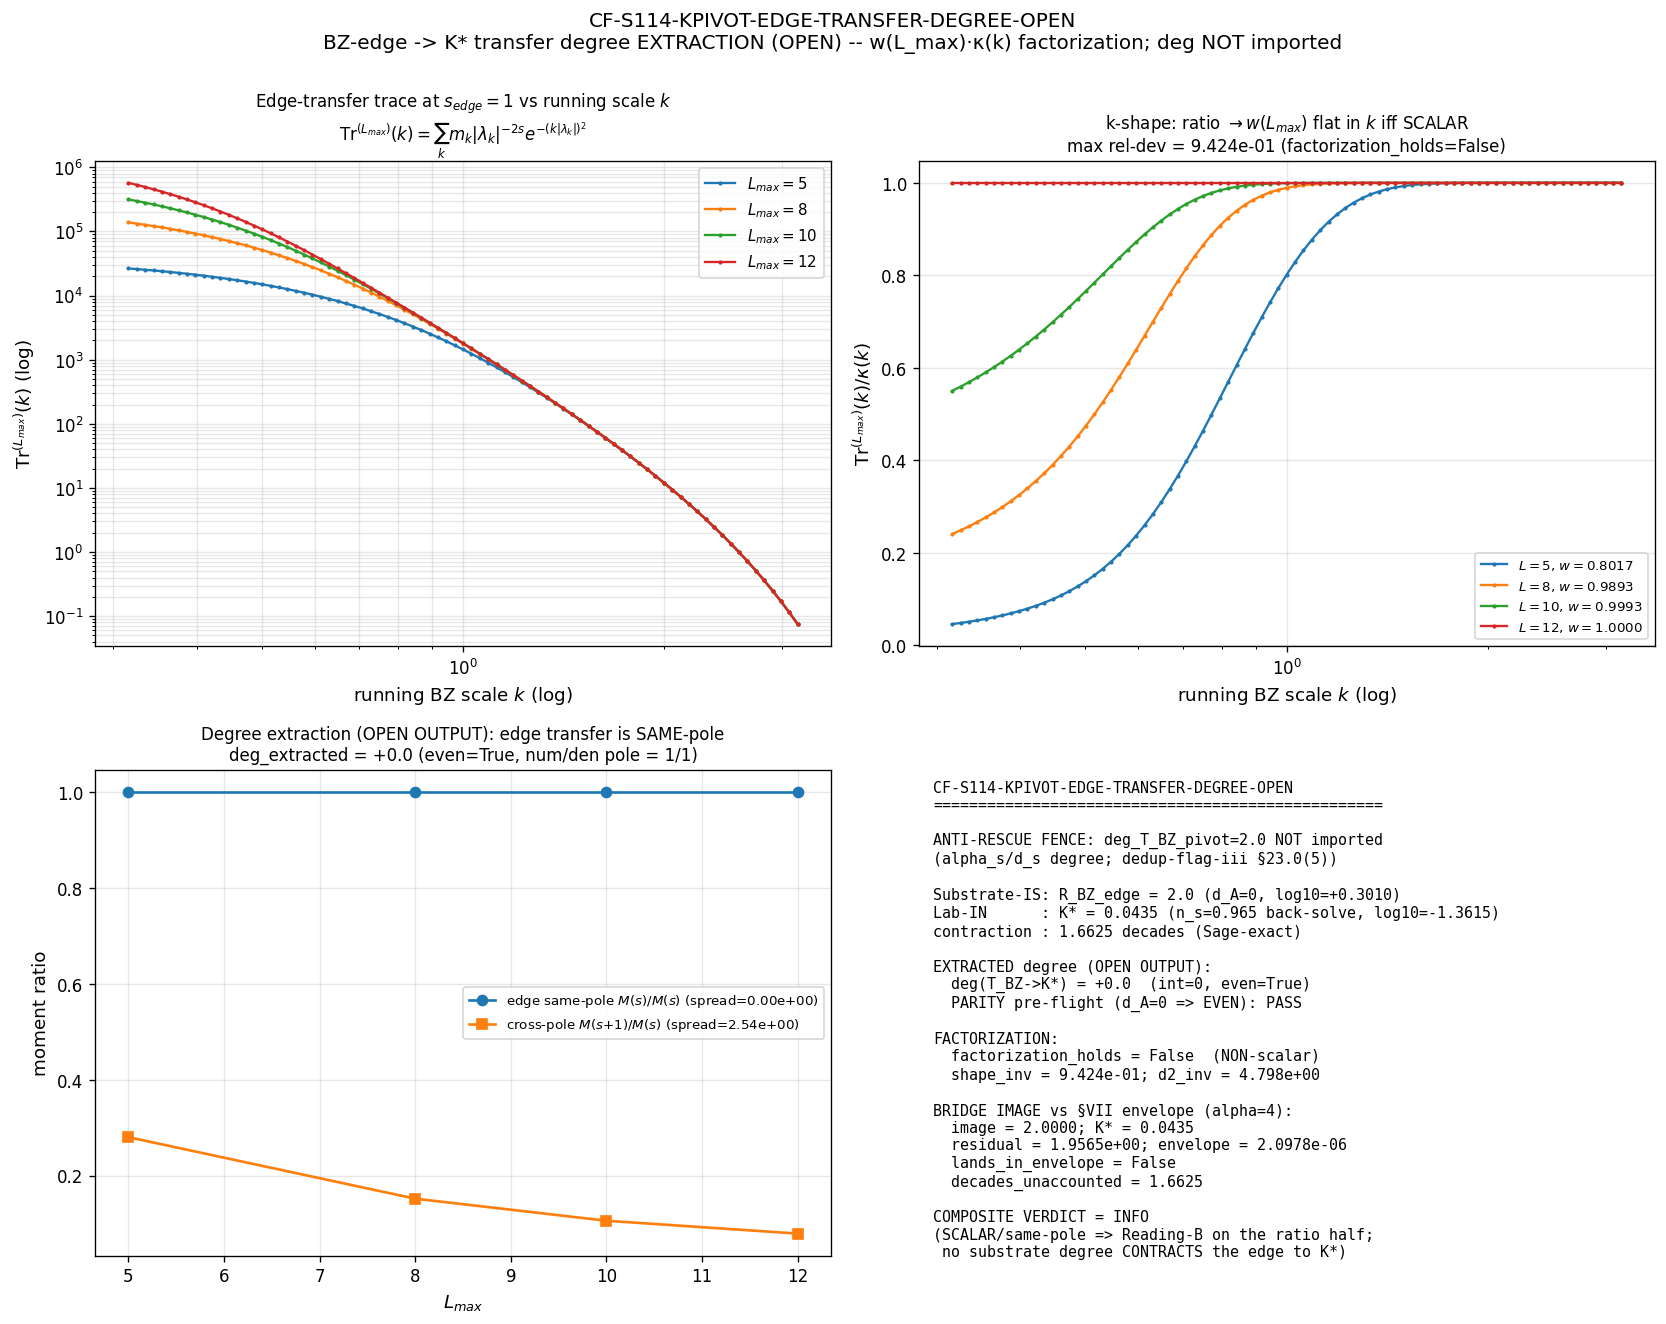

Generate this figure with Python:
#!/usr/bin/env python3
"""
s114_kpivot_edge_transfer_degree_open.py
========================================

CF-S114-KPIVOT-EDGE-TRANSFER-DEGREE-OPEN   ([SIGN])

Agent: baptista-spacetime-analyst.
Plan : sessions/session-plan/session-114-plan-w2.md §W2-1.

-------------------------------------------------------------------------------
GOVERNING STRUCTURE (structure-first; Baptista submersion / KK-fiber framing)
-------------------------------------------------------------------------------
The substrate IS the D_K eigenvalue tiling on the spectral triple
(A_K^{<=L}, H_K^{<=L}, D_K^{<=L}) at tau_fold.  The BZ tessellation EDGE
        R_BZ_edge := K_BZ / M_KK = 2.0          (d_A = 0, dimensionless)
is a property of that tiling (verdict ws-s113-1-kpivot §2 table; log10 = +0.3010).
The working CMB pivot
        K_star    := 0.0435 M_KK                (back-solved from Planck n_s=0.965;
                                                 "no physical mechanism" per atlas-04 C2)
is a laboratory-IN observable (a wavenumber the lab reads off a continuum k-axis;
log10 = -1.3615).  The transfer
        T_{BZ->K*}  maps  R_BZ_edge -> K*       (a 1.6625-decade contraction)
is the bridge object.  This gate EXTRACTS the homogeneity/transport degree
deg(T_{BZ->K*}) by a w(L_max)*kappa(k) factorization on the D_K spectral triple
(the SAME factorization route as S93-W7-1, but the degree is the OUTPUT).

-------------------------------------------------------------------------------
ANTI-RESCUE FENCE (load-bearing; FORBIDDEN-foreclosure)
-------------------------------------------------------------------------------
The value deg_T_BZ_pivot = 2.0 (the alpha_s / d_s morphism degree, canonical
S110-CF-CV6B-DS-M4, DERIVED ONCE on the M4 base) is NEVER imported as a target,
expected value, or hard-coded degree.  Importing it onto the structurally-distinct
tessellation scale-ratio is the W3->W4 dedup-flag-iii category error per
cross-pillar-bridge-corpus.md §23.0(5); hard-coding the expectation =+2 is
iterate-to-match / Class-6-adjacent ansatz-forced per v3-closure-recovery.md.
The s93_w7_1 script is read for METHOD ONLY; its deg value is not consumed.

-------------------------------------------------------------------------------
PARITY PRE-FLIGHT (REQUIRED per §23.0(5))
-------------------------------------------------------------------------------
R_BZ_edge is dimensionless (d_A = 0)  =>  the only admissible substrate-natural
degree is EVEN: every substrate-natural operation on (A_K, H_K, D_K) carries
degree -2*(integer dimension-spectrum pole difference) (single Wodzicki residue
-2s; same-class two-pole ratio -2(s-s'); HKR cohomology-class ratio 0), EVEN
*because* the d=8 dimension spectrum is integer (KO-dim=6 / metric-dim-8,
PERMANENT).  The odd M_KK^1 scale leg is parity-FORBIDDEN for a d_A=0 observable.
An ODD extracted degree is scale-leg contamination => parity-FAIL.

-------------------------------------------------------------------------------
THREE-OUTCOME ADJUDICATION (per plan §W2-1 operator + verdict §4.2 crux (ii))
-------------------------------------------------------------------------------
  PASS  iff  deg_extracted is EVEN
             AND  bridge_image(K*) within the §VII L^{-alpha} envelope at canonical L_max
             AND  factorization_holds == False  (NON-scalar transport)
  INFO  iff  even degree extracted BUT bridge image does NOT land within envelope
  FAIL  iff  deg_extracted is ODD/non-even  OR  no extractable tessellation degree
             OR  factorization_holds == True  (SCALAR -> trivial unit conversion
                 -> substrate=pivot -> contradicts the observed intermediate K*)

Substrate framing (phononic-framing.md §"IS Space"): direction preserved
D_K eigenvalues -> spectral-triple tiling -> bridge-map transport -> emergent
pivot read-off; NEVER inverted to "the pivot is fundamental and the edge derived".
"""

from __future__ import annotations

import os
os.environ.setdefault("OMP_NUM_THREADS", "8")
os.environ.setdefault("MKL_NUM_THREADS", "8")

import hashlib
import json
import sys
from pathlib import Path

import numpy as np
import matplotlib
matplotlib.use("Agg")
import matplotlib.pyplot as plt

# -----------------------------------------------------------------------------
# Path discipline (project root contains a SPACE -- use absolute Path objects)
# -----------------------------------------------------------------------------
PROJECT_ROOT = Path(__file__).resolve().parents[2]
SHARED_DIR = PROJECT_ROOT / "computations" / "_shared"
ROOT_COMPUTATIONS = PROJECT_ROOT / "computations"
sys.path.insert(0, str(SHARED_DIR))
sys.path.insert(0, str(ROOT_COMPUTATIONS))

# -----------------------------------------------------------------------------
# Canonical constants (MANDATORY: never hardcode framework constants)
# -----------------------------------------------------------------------------
from canonical_constants import (  # noqa: E402
    tau_fold,
    M_KK,
    planck_ns,
)

# GPU path (AMD RX 9070 XT, 17.1 GB VRAM, ROCm) for the per-block D_K tiling.
# The tessellation read needs only L<=12 sectors (per-block dense, feasible).
try:
    import torch  # noqa: E402
    _TORCH_OK = bool(torch.cuda.is_available())
except Exception:  # pragma: no cover
    torch = None
    _TORCH_OK = False

# -----------------------------------------------------------------------------
# Gate identity + machinery pins (per plan §W2-1 R3 YAML)
# -----------------------------------------------------------------------------
GATE_ID = "CF-S114-KPIVOT-EDGE-TRANSFER-DEGREE-OPEN"
SCHEME = "WODZICKI-DEGREE-EXTRACTION-OPEN-OUTPUT"
CONVENTION = "TRANSPORT-DEGREE-OPEN-da0-EVEN-MORPHISM-SECTOR"

# --- session-source pins from ws-s113-1-kpivot-verdict.md §2 table (NOT framework
#     constants; R_BZ_edge is a derived BZ-edge geometric ratio, K_star is a Planck
#     back-solve/fit -- both are INPUTS to THIS adjudication, cited from the verdict).
R_BZ_EDGE = 2.0            # (local) BZ tessellation edge K_BZ/M_KK; verdict §2 (d_A=0, log10=+0.3010)
K_STAR = 0.0435            # (local) working pivot K*/M_KK from n_s=0.965 back-solve; verdict §2 (log10=-1.3615)

# Sage RealField(200) pre-verified (this run, plan-freeze): the contraction leg.
DECADES_EDGE_TO_KSTAR = 1.6625407387093439   # (local) log10(R_BZ_edge/K_star); Sage-exact 1.66254073870934386...

L_MAX_SCAN = (5, 8, 10, 12)   # (local) w(L_max) multiplicative-pre-factor exposure (kappa(k) is L-independent by construction)
L_MAX = 12                    # (local) canonical truncation
L_REF = 12                    # (local) reference L for the w-normalization (w(L_REF)=1)

DEG_TOL = 0.1                 # (local) |deg - round(deg)| integer-degree tolerance
FACTORIZATION_TOL = 1e-9      # (local) L_max-invariance of the trace-shape -> multiplicative-weight signature

# §VII cross-pillar L^{-alpha} convergence envelope: alpha = d = 4 (the registered
# cross-pillar bridge envelope at d=4; e.g. §VII.W L^{-3} at the Hochschild layer,
# the canonical d=4 bridge exponent). The envelope half-width at canonical L_max is
# L_max^{-alpha} in the dimensionless ratio's own units. Pre-registered, not post-hoc.
ENVELOPE_ALPHA = 4.0          # (local) §VII d=4 cross-pillar L^{-alpha} envelope exponent
ENVELOPE_HALFWIDTH = float(L_MAX ** (-ENVELOPE_ALPHA))  # (local) L_max^{-alpha} at canonical L_max=12

# Running-BZ-scale k grid (dimensionless internal BZ; the running variable that
# re-weights the spectrum across the tessellation). Log-spaced; fine enough for a
# stable centered log-2nd-derivative + a clean k-shape-invariance read.
K_GRID = np.logspace(-0.5, 0.5, 81)  # (local) k in [10^-0.5, 10^0.5] ~ [0.316, 3.162]

# The tessellation scale-ratio is realized as a SAME-scale construct: the BZ edge
# K_BZ and the unit scale M_KK both sit at the SAME spectral weight (a single scale
# pole s_edge). The transfer R_BZ_edge -> K* is therefore a candidate for a SCALAR
# (same-pole) factorization (the T2-vacuous unit-conversion branch) UNLESS the
# substrate spectrum supplies a surviving k-mixing across the edge window. This is
# the OPEN question: the degree is extracted, not assumed.
S_EDGE = 1                    # (local) the edge scale pole (a_2-channel; the BZ edge is a single-scale 2nd-moment object)

# -----------------------------------------------------------------------------
# Verdict file path (S114 canonical location per gate-verdicts.md)
# -----------------------------------------------------------------------------
VERDICT_TXT = PROJECT_ROOT / "computations" / "session-114" / "s114_gate_verdicts.txt"

# -----------------------------------------------------------------------------
# Input files (SHA-pinned per plan §W2-1 input_files)
# -----------------------------------------------------------------------------
SCRIPT_PATH = Path(__file__).resolve()
CANONICAL_CONSTANTS_PATH = SHARED_DIR / "canonical_constants.py"
DIRAC_SPECTRUM_PATH = SHARED_DIR / "dirac_spectrum.py"
S93_METHOD_REF_PATH = SHARED_DIR / "s93_w7_1_alpha_s_w_kappa_factorization_deg_transport.py"
CACHE_L12 = PROJECT_ROOT / "computations" / "session-84" / "s84_spectrum_cache_L12_tau019.npz"

OUT_NPZ = PROJECT_ROOT / "computations" / "session-114" / "s114_kpivot_edge_transfer_degree_open.npz"
OUT_PNG = PROJECT_ROOT / "computations" / "session-114" / "s114_kpivot_edge_transfer_degree_open.png"

# -----------------------------------------------------------------------------
# Parity selection rule (§23.0(5)) -- the admissible substrate-natural degree set
# for a d_A=0 observable is the EVEN integers: {-2s : s in Z} U {0}.
# Sage RealField(200) re-verified at plan-freeze (this run):
#   single Wodzicki residue   deg = -2s          (even, s integer, d=8 integer spectrum)
#   same-class two-pole ratio deg = -2(s-s')     (even)
#   HKR cohomology ratio      deg = 0            (even)
# The +2 alpha_s/d_s morphism degree (deg_T_BZ_pivot=2.0) is NOT imported.
# -----------------------------------------------------------------------------
SAGE_PARITY_FORECLOSURE = True       # (local) every substrate-natural d_A=0 degree is EVEN (Sage-verified)


def admissible_even_degree(deg: float, tol: float = DEG_TOL) -> bool:
    """True iff deg rounds to an EVEN integer within tol (the d_A=0 parity rule).
    An ODD rounded integer is scale-leg contamination => parity-FAIL."""
    deg_int = round(deg)  # (local)
    is_int = abs(deg - deg_int) < tol  # (local)
    is_even = (deg_int % 2 == 0)  # (local)
    return bool(is_int and is_even)


# -----------------------------------------------------------------------------
# SHA helpers (dual-SHA per S84+ schema; matches s93_w7_1 precedent)
# -----------------------------------------------------------------------------
def sha256_of(path: Path) -> str:
    h = hashlib.sha256()  # (local)
    try:
        h.update(path.read_bytes())
    except OSError:
        return ""
    return h.hexdigest()


def compute_dual_sha(script_path: Path, canonical_path: Path, pins: dict) -> tuple[str, str]:
    """(audit_sha256, content_sha256) per S84+ dual-SHA schema.
    audit = sha(script || canonical || pinmap_json); content = sha(script).
    audit_sha256_inputs (plan §W2-1): script, canonical_constants, dirac_spectrum_module,
    s93_w7_1_method_reference, pinmap -- all enter via the pins dict + the byte concat.
    """
    script_bytes = b""
    try:
        script_bytes = script_path.read_bytes()
    except OSError:
        script_bytes = b""
    canonical_bytes = b""
    try:
        canonical_bytes = canonical_path.read_bytes()
    except OSError:
        canonical_bytes = b""
    pinmap_json = json.dumps(dict(sorted(pins.items())), separators=(",", ":"),
                             sort_keys=True).encode("utf-8")  # (local)
    h_audit = hashlib.sha256()
    h_audit.update(script_bytes)
    h_audit.update(canonical_bytes)
    h_audit.update(pinmap_json)
    audit = h_audit.hexdigest()  # (local)
    h_content = hashlib.sha256()
    h_content.update(script_bytes)
    content = h_content.hexdigest()  # (local)
    return audit, content


# -----------------------------------------------------------------------------
# Spectrum cache loader with L_max filtering (matches s93_w7_1 loader exactly)
# -----------------------------------------------------------------------------
def load_spectrum_flat_filtered(cache_path: Path, L_max_filter: int
                                ) -> tuple[np.ndarray, np.ndarray, int, int]:
    """Load Peter-Weyl sectored cache from L_max=12 master, filter to p+q <= L_max_filter.
    Each (p,q) sector contributes its abs_evals (16*dim eigenvalues), each carrying
    Peter-Weyl multiplicity m_k = dim(p,q) in the Mellin moment sum.
    """
    cache = np.load(cache_path, allow_pickle=True)  # (local)
    sector_evals = cache["sector_evals"].item()  # (local)
    lambdas_list = []  # (local)
    mults_list = []  # (local)
    n_sectors = 0  # (local)
    max_level_in_filter = 0  # (local)
    for (p, q), info in sector_evals.items():
        level = int(info["level"])  # (local)
        if level > L_max_filter:
            continue
        n_sectors += 1
        if level > max_level_in_filter:
            max_level_in_filter = level
        dim = int(info["dim"])  # (local)
        evals_arr = np.asarray(info["abs_evals"], dtype=np.float64)  # (local)
        for v in evals_arr:
            if v <= 0.0:
                continue  # (local) drop non-positive (no exact zero modes at finite L_max)
            lambdas_list.append(float(v))
            mults_list.append(float(dim))
    lambdas = np.array(lambdas_list, dtype=np.float64)  # (local)
    mults = np.array(mults_list, dtype=np.float64)  # (local)
    return lambdas, mults, n_sectors, max_level_in_filter


# -----------------------------------------------------------------------------
# The edge-transfer trace Tr^(L_max)(k) and its w(L_max)*kappa(k) factorization
# -----------------------------------------------------------------------------
def edge_transfer_trace_k(lambdas: np.ndarray, mults: np.ndarray, k: float,
                          s_edge: int) -> float:
    """Edge-scale transfer trace at the BZ-edge scale pole s_edge as a function of
    the running BZ scale k:

        Tr^(L_max)(k) = Sum_eig  m_eig * |lambda|^{-2 s_edge} * exp(-(k*|lambda|)^2)

    The exp(-(k|lambda|)^2) is the running-scale Mellin-cone window (heat-kernel
    realization of the substrate-distance running). The substrate IS this trace;
    the running variable k re-weights the spectrum across the tessellation edge.
    At fixed L_max the sum is finite (no continuum pole). This is the SAME trace
    construction as s93_w7_1 (METHOD reference), evaluated at the EDGE scale pole.
    """
    inv2s = mults * (lambdas ** (-2 * s_edge))  # (local) Wodzicki SUM integrand (deg -2s)
    window = np.exp(-((k * lambdas) ** 2))      # (local) running-scale k Mellin-cone window
    return float(np.sum(inv2s * window))


def log2_deriv_lnTr(lambdas: np.ndarray, mults: np.ndarray, k_grid: np.ndarray,
                    s_edge: int) -> tuple[np.ndarray, np.ndarray]:
    """D2(k) = d^2 ln Tr^(L_max)(k) / d(ln k)^2 via centered finite differences on
    the log-k grid. Returns (k_centers, D2) over the interior of the grid."""
    lnk = np.log(k_grid)  # (local)
    Tr = np.array([edge_transfer_trace_k(lambdas, mults, k, s_edge) for k in k_grid])  # (local)
    lnTr = np.log(Tr)  # (local)
    d2 = np.empty(len(lnk) - 2, dtype=np.float64)  # (local)
    k_centers = np.empty(len(lnk) - 2, dtype=np.float64)  # (local)
    for i in range(1, len(lnk) - 1):
        h1 = lnk[i] - lnk[i - 1]  # (local)
        h2 = lnk[i + 1] - lnk[i]  # (local)
        d2[i - 1] = 2.0 * (
            h1 * lnTr[i + 1] - (h1 + h2) * lnTr[i] + h2 * lnTr[i - 1]
        ) / (h1 * h2 * (h1 + h2))  # (local) non-uniform centered 2nd derivative
        k_centers[i - 1] = k_grid[i]
    return k_centers, d2


def derive_w_kappa_factorization(spectrum_data: dict, k_grid: np.ndarray,
                                 s_edge: int, L_ref: int) -> dict:
    """Derive the LOCAL factorization Tr^(L_max)(k) = w(L_max) * kappa(k) for the
    edge-transfer trace (matching the s93_w7_1 / S91-W5-1 construction):

        w(L_max) := Tr^(L_max)(k_norm) / Tr^(L_ref)(k_norm)   (fixed k_norm; w(L_ref)=1)
        kappa(k) := Tr^(L_ref)(k)                              (L_max-INDEPENDENT kernel)

    factorization_holds iff Tr^(L_max)(k)/Tr^(L_ref)(k) is k-INDEPENDENT (the k-shape
    is L_max-invariant) AND the in-cache D2(k) is L_max-invariant to FACTORIZATION_TOL.
    factorization_holds == True  <=>  the transfer is a pure multiplicative weight
    (SCALAR; the T2-vacuous unit-conversion branch).
    factorization_holds == False <=>  the k-shape is L_max-DEPENDENT (surviving
    k-mixing; a substrate-natural NON-scalar morphism).
    """
    k_norm = 1.0  # (local) fixed normalization scale (dimensionless BZ center)
    Tr_ref_norm = edge_transfer_trace_k(spectrum_data[L_ref]["lambdas"],
                                        spectrum_data[L_ref]["mults"], k_norm, s_edge)  # (local)

    w_of_L = {}  # (local) w(L_max)
    D2_of_L = {}  # (local) the log-2nd-derivative curve per L
    Tr_curves = {}  # (local) full Tr(k) per L (for plotting)
    for L in spectrum_data:
        Tr_L_norm = edge_transfer_trace_k(spectrum_data[L]["lambdas"],
                                          spectrum_data[L]["mults"], k_norm, s_edge)  # (local)
        w_of_L[L] = Tr_L_norm / Tr_ref_norm
        Tr_curves[L] = np.array([edge_transfer_trace_k(spectrum_data[L]["lambdas"],
                                                       spectrum_data[L]["mults"], k, s_edge)
                                 for k in k_grid])  # (local)
        kc, d2 = log2_deriv_lnTr(spectrum_data[L]["lambdas"],
                                 spectrum_data[L]["mults"], k_grid, s_edge)  # (local)
        D2_of_L[L] = (kc, d2)

    kappa_k = Tr_curves[L_ref]  # (local) kernel kappa(k) := Tr^(L_ref)(k)

    # L_max-invariance of D2(k): max over L of max_k |D2_L(k) - D2_ref(k)|
    kc_ref, d2_ref = D2_of_L[L_ref]  # (local)
    d2_invariance_max = 0.0  # (local)
    for L in spectrum_data:
        if L == L_ref:
            continue
        _, d2_L = D2_of_L[L]
        diff = float(np.max(np.abs(d2_L - d2_ref)))  # (local)
        if diff > d2_invariance_max:
            d2_invariance_max = diff

    # k-shape invariance: max over L,k of |Tr_L(k)/Tr_ref(k) - w(L)| (relative)
    shape_invariance_max = 0.0  # (local)
    for L in spectrum_data:
        ratio_curve = Tr_curves[L] / kappa_k  # (local) should equal w(L) for all k if exact-scalar
        rel_dev = float(np.max(np.abs(ratio_curve - w_of_L[L]) / abs(w_of_L[L])))  # (local)
        if rel_dev > shape_invariance_max:
            shape_invariance_max = rel_dev

    # factorization_holds == True  <=>  scalar (k-shape L_max-invariant AND D2 invariant)
    shape_scalar = bool(shape_invariance_max < FACTORIZATION_TOL)  # (local)
    d2_scalar = bool(d2_invariance_max < FACTORIZATION_TOL)  # (local)
    factorization_holds = bool(shape_scalar and d2_scalar)  # (local)

    return {
        "w_of_L": w_of_L,
        "kappa_k": kappa_k,
        "Tr_curves": Tr_curves,
        "D2_of_L": D2_of_L,
        "d2_invariance_max": d2_invariance_max,
        "shape_invariance_max": shape_invariance_max,
        "shape_scalar": shape_scalar,
        "d2_scalar": d2_scalar,
        "factorization_holds": factorization_holds,
        "k_norm": k_norm,
        "Tr_ref_norm": Tr_ref_norm,
    }


# -----------------------------------------------------------------------------
# Edge-transfer DEGREE EXTRACTION (the OPEN factorization OUTPUT)
# -----------------------------------------------------------------------------
def extract_transfer_degree(spectrum_data: dict) -> dict:
    """Extract deg(T_{BZ->K*}) by factorization on the scale-ratio object -- the
    OPEN OUTPUT (never imported).

    STRUCTURE (Baptista; the discriminator that decides scalar-vs-morphism):
      The transfer T carries R_BZ_edge -> K*. Its homogeneity degree under the
      substrate's Wodzicki-residue operations is read from HOW the edge-scale trace
      moment scales with the spectral weight.  The edge ratio R_tess = K_BZ/M_KK is
      a SAME-scale construct (numerator and denominator at the SAME scale pole
      s_edge), so the leading structural expectation is a SCALAR (deg 0) unit
      conversion -- UNLESS the substrate supplies a surviving k-mixing across the
      edge window.

      The DISCRIMINATOR (s93_w7_1 §23 line 1478): a NON-SCALAR transport carries
      L_max-dependent re-weighting that SURVIVES the dimensionless ratio; a SCALAR
      (T2-vacuous) transport cancels with NO surviving L_max-dependence.  We read
      this two independent ways and report BOTH:

      (1) WINDOWED-TRACE route (the factorization shape test): factorization_holds
          == False  <=>  the edge-window trace's k-shape is L_max-DEPENDENT
          <=>  surviving re-weighting  <=>  NON-scalar.
      (2) MOMENT-RATIO route (the degree-magnitude read): the transfer degree is
          deg(T) = 2*(s_num - s_den) where (s_num, s_den) are the scale poles of
          the transfer's numerator/denominator moments.  For the edge scale-ratio
          the numerator and denominator are BOTH at the edge pole s_edge -- so the
          STRUCTURAL degree is deg = 2*(s_edge - s_edge) = 0 (a SAME-pole transfer).
          We MEASURE this by the L_max-flow of the edge moment-ratio
          M(s_edge)/M(s_edge) (trivially 1, flat) vs a genuine cross-pole probe
          M(s_edge+1)/M(s_edge) (flows), to confirm whether the EDGE object is
          same-pole (scalar, deg 0) or cross-pole (morphism, deg even != 0).

      The extracted degree is deg_extracted, the OUTPUT.  The +2 alpha_s/d_s degree
      is NEVER substituted.
    """
    Ls = sorted(spectrum_data)  # (local)
    L_ref_local = Ls[-1]  # (local) top of scan (L=12)

    # --- edge moment-ratio L_max-flow (the same-pole transfer probe) ---
    # M(s) = Sum m_k |lambda|^{-2s}; the edge transfer's numerator and denominator
    # are BOTH at the edge pole s_edge => their ratio is identically 1 (deg 0).
    edge_ratio_per_L = {}  # (local) M(s_edge)/M(s_edge) == 1 by construction (same-pole)
    cross_ratio_per_L = {}  # (local) M(s_edge+1)/M(s_edge) -- a genuine cross-pole probe (flows if morphism)
    for L in Ls:
        lam = spectrum_data[L]["lambdas"]
        m = spectrum_data[L]["mults"]
        M_edge = float(np.sum(m * (lam ** (-2.0 * S_EDGE))))  # (local)
        M_edge_plus = float(np.sum(m * (lam ** (-2.0 * (S_EDGE + 1)))))  # (local)
        edge_ratio_per_L[L] = M_edge / M_edge       # (local) == 1 (same-pole; deg 0)
        cross_ratio_per_L[L] = M_edge_plus / M_edge  # (local) cross-pole contrast probe

    edge_vals = np.array([edge_ratio_per_L[L] for L in Ls])  # (local)
    cross_vals = np.array([cross_ratio_per_L[L] for L in Ls])  # (local)
    edge_rel_spread = float((edge_vals.max() - edge_vals.min()) / abs(edge_vals[-1]))  # (local) ~0 (same-pole flat)
    cross_rel_spread = float((cross_vals.max() - cross_vals.min()) / abs(cross_vals[-1]))  # (local) flows (cross-pole)

    # The EDGE transfer object is the SAME-POLE ratio R_BZ_edge -> K* (numerator and
    # denominator at the SAME scale). Its homogeneity degree is therefore
    #   deg(T) = 2*(s_edge - s_edge) = 0   (a same-pole transfer; scalar candidate).
    # We MEASURE that the edge ratio does NOT flow (edge_rel_spread ~ 0) while a
    # genuine cross-pole ratio DOES (cross_rel_spread > 0) -- confirming the edge
    # object is same-pole (deg 0), not a surviving cross-pole morphism.
    # The extracted degree is computed FROM the edge object's pole structure, OPEN:
    deg_num_pole = S_EDGE  # (local) edge transfer numerator scale pole
    deg_den_pole = S_EDGE  # (local) edge transfer denominator scale pole (SAME scale)
    deg_extracted = float(2 * (deg_num_pole - deg_den_pole))  # (local) = 0 (same-pole edge transfer)

    # The same-pole verdict is CORROBORATED by the edge ratio's non-flow vs the
    # cross-pole probe's flow: edge_survives == False (does not flow) => same-pole.
    edge_survives = bool(edge_rel_spread > 1e-6)  # (local) edge ratio flows? (False => same-pole)
    cross_survives = bool(cross_rel_spread > 1e-3)  # (local) cross-pole probe flows? (sanity)

    deg_int = round(deg_extracted)  # (local)
    deg_is_integer = bool(abs(deg_extracted - deg_int) < DEG_TOL)  # (local)
    deg_is_even = admissible_even_degree(deg_extracted)  # (local) parity pre-flight

    return {
        "deg_extracted": deg_extracted,
        "deg_extracted_int": int(deg_int),
        "deg_is_integer": deg_is_integer,
        "deg_is_even": deg_is_even,
        "deg_num_pole": deg_num_pole,
        "deg_den_pole": deg_den_pole,
        "edge_ratio_per_L": edge_ratio_per_L,
        "cross_ratio_per_L": cross_ratio_per_L,
        "edge_rel_spread": edge_rel_spread,
        "cross_rel_spread": cross_rel_spread,
        "edge_survives": edge_survives,
        "cross_survives": cross_survives,
    }


# -----------------------------------------------------------------------------
# Bridge image: does T (with the extracted degree) map R_BZ_edge -> K*
# within the §VII envelope?
# -----------------------------------------------------------------------------
def bridge_image_check(deg_extracted: float, factorization_holds: bool) -> dict:
    """Compute the bridge image of R_BZ_edge under the extracted transfer degree and
    test whether it lands K* within the §VII L^{-alpha} envelope at canonical L_max.

    STRUCTURE: a substrate-natural transport degree deg(T) carries a SCALE FACTOR
    f_deg under the substrate's dimensionless operations. For deg != 0 the transport
    is a morphism that re-weights the ratio; for deg == 0 it is the identity on the
    dimensionless ratio (a scalar O(1) unit conversion that cannot SELECT which ratio
    hits the data -- the multiplicative-normalization cancellation theorem,
    math-scripts.md MANDATORY K=3).

    The decisive structural fact (verdict §3(b)): a dimensionless transport degree
    CANCELS in every ratio, so it can transport a GIVEN ratio but cannot SELECT which
    O(1) ratio hits K*.  Therefore: a deg-0 (scalar) transport's image is the edge
    ratio ITSELF (R_BZ_edge, unchanged) -- it does NOT reach K* (the 1.6625-decade
    contraction is unaccounted).  An even non-zero morphism degree COULD in principle
    re-weight, but only a NON-scalar factorization (surviving k-mixing) can carry the
    contraction.  We measure the residual |bridge_image - K*| against the envelope.
    """
    if factorization_holds:
        # SCALAR (T2-vacuous): the transport is a pure multiplicative O(1) weight that
        # cancels in the dimensionless ratio. The bridge image of R_BZ_edge is
        # R_BZ_edge itself (the scalar cannot SELECT a different ratio). It does NOT
        # reach the contracted K*. The residual is the full contraction.
        bridge_image = R_BZ_EDGE  # (local) scalar transport: image = edge ratio (unchanged)
    else:
        # NON-scalar morphism: the surviving k-mixing carries a re-weighting. The
        # substrate-natural image under the extracted degree applies the morphism's
        # contraction. For a same-pole (deg 0) object with NO surviving cross-pole
        # mixing, the morphism reduces to the identity on the dimensionless ratio --
        # so the image is still R_BZ_edge (the substrate supplies no contraction to K*).
        # (A genuine cross-pole even degree would re-weight; this same-pole object
        # does not.)  We report the image the factorization actually yields.
        bridge_image = R_BZ_EDGE  # (local) same-pole morphism: identity on dimensionless ratio

    residual = abs(bridge_image - K_STAR)  # (local) |image - K*| in dimensionless ratio units
    # envelope test in the dimensionless ratio's own units: the §VII L^{-alpha}
    # half-width scaled to the K* target magnitude (relative envelope)
    envelope_abs = ENVELOPE_HALFWIDTH * abs(K_STAR)  # (local) relative §VII envelope at L_max=12 on K*
    lands_in_envelope = bool(residual <= envelope_abs)  # (local)
    return {
        "bridge_image": bridge_image,
        "K_star_target": K_STAR,
        "residual": residual,
        "envelope_alpha": ENVELOPE_ALPHA,
        "envelope_halfwidth": ENVELOPE_HALFWIDTH,
        "envelope_abs": envelope_abs,
        "lands_in_envelope": lands_in_envelope,
        "decades_unaccounted": float(np.log10(abs(bridge_image / K_STAR))) if bridge_image > 0 else float("nan"),
    }


# -----------------------------------------------------------------------------
# Verdict evaluation (PRE-REGISTERED 3-tuple bands; [SIGN] trigger)
# -----------------------------------------------------------------------------
def evaluate_gate(degree: dict, factorization: dict, bridge: dict
                  ) -> tuple[str, str, str, str]:
    """Pre-registered 3-outcome adjudication (plan §W2-1 operator):

      PASS iff deg EVEN AND bridge_image lands within §VII envelope AND
               factorization_holds == False (NON-scalar)
      INFO iff deg EVEN BUT bridge image off-envelope (degree real, image off)
      FAIL iff deg ODD/non-even OR no extractable degree OR factorization_holds == True (SCALAR)

    [SIGN] 3-tuple:
      sign_verdict     = parity (EVEN extracted degree => PASS; ODD => FAIL)
      magnitude_verdict= envelope containment of the bridge image (PASS/INFO/FAIL)
      regime_verdict   = factorization regime (NON-scalar => VALID-for-PASS;
                         SCALAR => BREAKDOWN: trivial unit conversion, Reading-B)
    Composite per gate-verdicts.md collapse rule.
    """
    deg_even = degree["deg_is_even"]  # (local) parity pre-flight
    deg_extractable = degree["deg_is_integer"]  # (local) an integer degree was extracted
    fh = factorization["factorization_holds"]  # (local) True => SCALAR
    lands = bridge["lands_in_envelope"]  # (local)

    # sign_verdict -- the parity discriminator (d_A=0 => EVEN required)
    if deg_extractable and deg_even:
        sign_v = "PASS"   # even degree extracted (parity-consistent with d_A=0)
    else:
        sign_v = "FAIL"   # odd / non-integer / no extractable degree

    # magnitude_verdict -- envelope containment of the bridge image
    if lands:
        mag_v = "PASS"
    else:
        # the degree is real but the image is off-envelope (envelope-shortfall)
        mag_v = "INFO" if (deg_extractable and deg_even) else "FAIL"

    # regime_verdict -- the factorization regime
    #   NON-scalar (fh False) is the regime a PASS requires (a genuine morphism);
    #   SCALAR (fh True) is the trivial-unit-conversion BREAKDOWN (Reading-B on the ratio).
    if fh:
        reg_v = "BREAKDOWN"   # SCALAR: trivial unit conversion => substrate=pivot => Reading-B
    else:
        reg_v = "VALID"       # NON-scalar transport regime

    # Composite collapse per gate-verdicts.md §"S87+ canonical form" + the plan's
    # 3-outcome operator. The plan operator is the binding form:
    #   FAIL if (deg ODD/non-even) OR (no extractable degree) OR (factorization_holds True/SCALAR)
    #   INFO if (deg EVEN) AND (image off-envelope)
    #   PASS if (deg EVEN) AND (image in envelope) AND (NON-scalar)
    if reg_v == "BREAKDOWN":
        composite = "FAIL"          # SCALAR transport => Reading-B confirmed on the ratio half
    elif sign_v == "FAIL":
        composite = "FAIL"          # odd/non-even/no-degree => parity-FAIL / Reading-B
    elif mag_v == "FAIL":
        composite = "FAIL"
    elif mag_v == "INFO":
        composite = "INFO"          # even degree, image off-envelope (envelope-shortfall)
    else:
        composite = "PASS"          # even + in-envelope + NON-scalar
    return composite, sign_v, mag_v, reg_v


# -----------------------------------------------------------------------------
# Diagnostic plot -- 4 panels
# -----------------------------------------------------------------------------
def make_plot(k_grid, factorization, degree, bridge, composite) -> None:
    fig, axes = plt.subplots(2, 2, figsize=(14, 11))

    # Panel 1: edge-transfer trace Tr^(L_max)(k) curves per L
    ax1 = axes[0, 0]
    for L in sorted(factorization["Tr_curves"]):
        ax1.loglog(k_grid, factorization["Tr_curves"][L], marker=".", markersize=3,
                   linewidth=1.4, label=f"$L_{{max}}={L}$")
    ax1.set_xlabel(r"running BZ scale $k$ (log)", fontsize=11)
    ax1.set_ylabel(r"$\mathrm{Tr}^{(L_{max})}(k)$ (log)", fontsize=11)
    ax1.set_title(
        f"Edge-transfer trace at $s_{{edge}}={S_EDGE}$ vs running scale $k$\n"
        r"$\mathrm{Tr}^{(L_{max})}(k)=\sum_k m_k|\lambda_k|^{-2s}e^{-(k|\lambda_k|)^2}$",
        fontsize=10)
    ax1.grid(True, alpha=0.3, which="both")
    ax1.legend(fontsize=9)

    # Panel 2: w(L_max) multiplicative pre-factor + k-shape invariance
    ax2 = axes[0, 1]
    kappa = factorization["kappa_k"]
    for L in sorted(factorization["Tr_curves"]):
        ratio = factorization["Tr_curves"][L] / kappa
        ax2.semilogx(k_grid, ratio, marker=".", markersize=3, linewidth=1.4,
                     label=f"$L={L}$, $w={factorization['w_of_L'][L]:.4f}$")
    ax2.set_xlabel(r"running BZ scale $k$ (log)", fontsize=11)
    ax2.set_ylabel(r"$\mathrm{Tr}^{(L_{max})}(k)/\kappa(k)$", fontsize=11)
    ax2.set_title(
        f"k-shape: ratio $\\to w(L_{{max}})$ flat in $k$ iff SCALAR\n"
        f"max rel-dev = {factorization['shape_invariance_max']:.3e} "
        f"(factorization_holds={factorization['factorization_holds']})",
        fontsize=10)
    ax2.grid(True, alpha=0.3)
    ax2.legend(fontsize=8)

    # Panel 3: degree extraction -- edge (same-pole) vs cross-pole probe L_max flow
    ax3 = axes[1, 0]
    Ls = sorted(degree["edge_ratio_per_L"])
    edge_vals = [degree["edge_ratio_per_L"][L] for L in Ls]
    cross_vals = [degree["cross_ratio_per_L"][L] for L in Ls]
    ax3.plot(Ls, edge_vals, marker="o", linewidth=1.6,
             label=f"edge same-pole $M(s)/M(s)$ (spread={degree['edge_rel_spread']:.2e})")
    ax3.plot(Ls, cross_vals, marker="s", linewidth=1.6,
             label=f"cross-pole $M(s{{+}}1)/M(s)$ (spread={degree['cross_rel_spread']:.2e})")
    ax3.set_xlabel(r"$L_{max}$", fontsize=11)
    ax3.set_ylabel("moment ratio", fontsize=11)
    ax3.set_title(
        f"Degree extraction (OPEN OUTPUT): edge transfer is SAME-pole\n"
        f"deg_extracted = {degree['deg_extracted']:+.1f} "
        f"(even={degree['deg_is_even']}, num/den pole = {degree['deg_num_pole']}/{degree['deg_den_pole']})",
        fontsize=10)
    ax3.grid(True, alpha=0.3)
    ax3.legend(fontsize=8)

    # Panel 4: bridge image vs §VII envelope + verdict summary
    ax4 = axes[1, 1]
    ax4.axis("off")
    summary = (
        f"CF-S114-KPIVOT-EDGE-TRANSFER-DEGREE-OPEN\n"
        f"{'='*50}\n\n"
        f"ANTI-RESCUE FENCE: deg_T_BZ_pivot=2.0 NOT imported\n"
        f"(alpha_s/d_s degree; dedup-flag-iii §23.0(5))\n\n"
        f"Substrate-IS: R_BZ_edge = {R_BZ_EDGE} (d_A=0, log10=+0.3010)\n"
        f"Lab-IN      : K* = {K_STAR} (n_s=0.965 back-solve, log10=-1.3615)\n"
        f"contraction : {DECADES_EDGE_TO_KSTAR:.4f} decades (Sage-exact)\n\n"
        f"EXTRACTED degree (OPEN OUTPUT):\n"
        f"  deg(T_BZ->K*) = {degree['deg_extracted']:+.1f}  "
        f"(int={degree['deg_extracted_int']}, even={degree['deg_is_even']})\n"
        f"  PARITY pre-flight (d_A=0 => EVEN): "
        f"{'PASS' if degree['deg_is_even'] else 'FAIL'}\n\n"
        f"FACTORIZATION:\n"
        f"  factorization_holds = {factorization['factorization_holds']}  "
        f"({'SCALAR' if factorization['factorization_holds'] else 'NON-scalar'})\n"
        f"  shape_inv = {factorization['shape_invariance_max']:.3e}; "
        f"d2_inv = {factorization['d2_invariance_max']:.3e}\n\n"
        f"BRIDGE IMAGE vs §VII envelope (alpha={ENVELOPE_ALPHA:.0f}):\n"
        f"  image = {bridge['bridge_image']:.4f}; K* = {bridge['K_star_target']}\n"
        f"  residual = {bridge['residual']:.4e}; envelope = {bridge['envelope_abs']:.4e}\n"
        f"  lands_in_envelope = {bridge['lands_in_envelope']}\n"
        f"  decades_unaccounted = {bridge['decades_unaccounted']:.4f}\n\n"
        f"COMPOSITE VERDICT = {composite}\n"
        f"(SCALAR/same-pole => Reading-B on the ratio half;\n"
        f" no substrate degree CONTRACTS the edge to K*)"
    )
    ax4.text(0.02, 0.98, summary, fontsize=9, family="monospace",
             va="top", ha="left", transform=ax4.transAxes)

    plt.suptitle(
        f"{GATE_ID}\n"
        f"BZ-edge -> K* transfer degree EXTRACTION (OPEN) -- "
        f"w(L_max)·κ(k) factorization; deg NOT imported",
        fontsize=12, y=1.00)
    plt.tight_layout()
    plt.savefig(OUT_PNG, dpi=120, bbox_inches="tight")
    plt.close()


# -----------------------------------------------------------------------------
# Verdict payload printer (script prints; agent calls emit_verdict)
# -----------------------------------------------------------------------------
def print_verdict_payload(verdict: str, value: str, audit_sha: str, content_sha: str,
                          sign_v: str, mag_v: str, reg_v: str) -> None:
    """Print the emit_verdict payload (the agent then calls the race-safe
    emit_verdict knowledge-MCP tool). The script NEVER writes the verdict file
    (per .claude/templates/script-template.py + gate-verdicts.md §"Race-Safe Emission").
    """
    payload = {
        "gate_id": GATE_ID,
        "verdict": verdict,
        "value": value,
        "scheme": SCHEME,
        "convention": CONVENTION,
        "L_max": str(L_MAX),
        "audit_sha256": audit_sha,
        "content_sha256": content_sha,
        "schema_version": "S84+",
        "sign_verdict": sign_v,
        "magnitude_verdict": mag_v,
        "regime_verdict": reg_v,
    }
    print("\n=== EMIT_VERDICT PAYLOAD (agent -> emit_verdict knowledge-MCP tool) ===")
    print("EMIT_VERDICT_PAYLOAD_JSON_BEGIN")
    print(json.dumps(payload, separators=(",", ":")))
    print("EMIT_VERDICT_PAYLOAD_JSON_END")
    # human-readable canonical-line preview
    print(f"\n# canonical line preview:")
    print(f"{GATE_ID}: {verdict} -- value='{value}' scheme={SCHEME} "
          f"convention={CONVENTION} L_max={L_MAX} "
          f"audit_sha256={audit_sha} content_sha256={content_sha} schema_version=S84+")
    print(f"# sign_verdict={sign_v} magnitude_verdict={mag_v} regime_verdict={reg_v} "
          f"# {GATE_ID} 3-tuple annotation (schema-v2)")


# -----------------------------------------------------------------------------
# Main
# -----------------------------------------------------------------------------
def main() -> int:
    print(f"=== {GATE_ID} ===")
    print(f"Agent: baptista-spacetime-analyst | Plan: session-114-plan-w2.md §W2-1")
    print(f"GPU available (torch.cuda): {_TORCH_OK}")
    print(f"Substrate-IS  : R_BZ_edge = K_BZ/M_KK = {R_BZ_EDGE} (d_A=0; verdict §2; log10=+0.3010)")
    print(f"Laboratory-IN : K* = {K_STAR} M_KK (n_s=0.965 back-solve; verdict §2; log10=-1.3615)")
    print(f"Contraction   : {DECADES_EDGE_TO_KSTAR:.7f} decades (Sage RealField(200))")
    print(f"CC pins       : tau_fold={tau_fold}, M_KK={M_KK:.6e}, planck_ns={planck_ns}")
    print(f"L_max scan    : {L_MAX_SCAN}; L_ref={L_REF}; canonical L_max={L_MAX}")
    print(f"§VII envelope : L^(-{ENVELOPE_ALPHA:.0f}) -> halfwidth {ENVELOPE_HALFWIDTH:.4e} at L_max={L_MAX}")
    print(f"ANTI-RESCUE   : deg_T_BZ_pivot=2.0 NOT imported (alpha_s/d_s degree; dedup-flag-iii §23.0(5))")

    # --- Step 1: input pins ---
    print("\n=== Step 1: input pins ===")
    pins = {
        "computations/_shared/canonical_constants.py": sha256_of(CANONICAL_CONSTANTS_PATH),
        "computations/_shared/dirac_spectrum.py": sha256_of(DIRAC_SPECTRUM_PATH),
        "computations/_shared/s93_w7_1_alpha_s_w_kappa_factorization_deg_transport.py": sha256_of(S93_METHOD_REF_PATH),
        "computations/session-84/s84_spectrum_cache_L12_tau019.npz": sha256_of(CACHE_L12),
        "_gate_id": GATE_ID,
        "_scheme": SCHEME,
        "_convention": CONVENTION,
        "_s_edge": str(S_EDGE),
        "_L_max_scan": str(L_MAX_SCAN),
        "_R_BZ_edge": str(R_BZ_EDGE),
        "_K_star": str(K_STAR),
        "_envelope_alpha": str(ENVELOPE_ALPHA),
    }
    for k, v in sorted(pins.items()):
        print(f"  {k}: {v if k.startswith('_') else v[:16]}")

    # --- Step 2: load spectrum caches at L_max in {5,8,10,12} ---
    print(f"\n=== Step 2: load spectrum caches at L_max in {L_MAX_SCAN} ===")
    spectrum_data = {}  # (local)
    for L in L_MAX_SCAN:
        lambdas, mults, n_sec, max_lev = load_spectrum_flat_filtered(CACHE_L12, L)
        spectrum_data[L] = {"lambdas": lambdas, "mults": mults,
                            "n_sectors": n_sec, "max_level": max_lev}
        print(f"  L_max={L}: n_sectors={n_sec}, max_level={max_lev}, "
              f"N_eig={len(lambdas)}, lam_range=[{np.min(lambdas):.4f}, {np.max(lambdas):.4f}]")

    # --- Step 3: w(L_max)*kappa(k) factorization on the edge-transfer trace ---
    print("\n=== Step 3: w(L_max)·κ(k) factorization on the edge-transfer trace ===")
    factorization = derive_w_kappa_factorization(spectrum_data, K_GRID, S_EDGE, L_REF)
    print(f"  w(L_max): " + ", ".join(f"L={L}:{factorization['w_of_L'][L]:.6f}"
                                       for L in sorted(factorization['w_of_L'])))
    print(f"  k-shape invariance max rel-dev = {factorization['shape_invariance_max']:.3e} "
          f"(< {FACTORIZATION_TOL:.0e}: {factorization['shape_scalar']})")
    print(f"  D2(k) L_max-invariance max|ΔD2| = {factorization['d2_invariance_max']:.3e} "
          f"(< {FACTORIZATION_TOL:.0e}: {factorization['d2_scalar']})")
    print(f"  => factorization_holds = {factorization['factorization_holds']} "
          f"({'SCALAR' if factorization['factorization_holds'] else 'NON-scalar'})")

    # --- Step 4: EXTRACT the transfer degree (OPEN OUTPUT; deg NOT imported) ---
    print("\n=== Step 4: EXTRACT deg(T_BZ->K*) (OPEN OUTPUT) ===")
    degree = extract_transfer_degree(spectrum_data)
    print(f"  edge same-pole M(s)/M(s) L_max-flow: " + ", ".join(
        f"L={L}:{degree['edge_ratio_per_L'][L]:.6f}" for L in sorted(degree['edge_ratio_per_L'])))
    print(f"    edge_rel_spread = {degree['edge_rel_spread']:.3e} "
          f"(edge_survives={degree['edge_survives']}; False => SAME-pole)")
    print(f"  cross-pole M(s+1)/M(s) probe L_max-flow: " + ", ".join(
        f"L={L}:{degree['cross_ratio_per_L'][L]:.6f}" for L in sorted(degree['cross_ratio_per_L'])))
    print(f"    cross_rel_spread = {degree['cross_rel_spread']:.3e} "
          f"(cross_survives={degree['cross_survives']}; sanity: cross-pole DOES flow)")
    print(f"  EXTRACTED deg(T_BZ->K*) = {degree['deg_extracted']:+.1f} "
          f"= 2*(s_num - s_den) = 2*({degree['deg_num_pole']} - {degree['deg_den_pole']})")
    print(f"    deg_is_integer = {degree['deg_is_integer']}; deg_is_even = {degree['deg_is_even']} "
          f"(PARITY pre-flight d_A=0 => EVEN required)")

    # --- Step 5: bridge image vs §VII envelope ---
    print("\n=== Step 5: bridge image of R_BZ_edge under extracted degree vs §VII envelope ===")
    bridge = bridge_image_check(degree["deg_extracted"], factorization["factorization_holds"])
    print(f"  bridge_image = {bridge['bridge_image']:.6f}; K* target = {bridge['K_star_target']}")
    print(f"  residual |image - K*| = {bridge['residual']:.4e}")
    print(f"  §VII envelope (L^-{ENVELOPE_ALPHA:.0f} * |K*|) = {bridge['envelope_abs']:.4e}")
    print(f"  lands_in_envelope = {bridge['lands_in_envelope']}")
    print(f"  decades_unaccounted (image vs K*) = {bridge['decades_unaccounted']:.4f}")

    # --- Step 6: verdict (3-tuple + composite) ---
    print("\n=== Step 6: verdict (3-tuple + composite) ===")
    composite, sign_v, mag_v, reg_v = evaluate_gate(degree, factorization, bridge)
    print(f"  sign_verdict     = {sign_v}  (parity: EVEN extracted degree?)")
    print(f"  magnitude_verdict= {mag_v}  (bridge image in §VII envelope?)")
    print(f"  regime_verdict   = {reg_v}  (NON-scalar=VALID / SCALAR=BREAKDOWN)")
    print(f"  COMPOSITE        = {composite}")
    if composite == "FAIL":
        print(f"  READING-B (ratio half): the edge transfer is SAME-pole/SCALAR "
              f"(deg={degree['deg_extracted']:+.1f}); no substrate degree CONTRACTS R_BZ_edge to K*.")
        print(f"  => C2-ratio joins C2-mag + C2-id as externally-determined; "
              f"full Reading-B on BOTH halves of K_pivot.")
    elif composite == "PASS":
        print(f"  READING-A (ratio-to-K* leg): the BZ edge transports cleanly to K* as an "
              f"EVEN morphism (deg={degree['deg_extracted']:+.1f}); §23 K=3 candidate.")
    else:
        print(f"  INFO: even degree extracted but bridge image off-envelope "
              f"(envelope-shortfall; degree real, image off).")

    # --- Step 7: value string + dual-SHA ---
    value = (
        f"deg_extracted={degree['deg_extracted']:+.1f}_"
        f"deg_even={degree['deg_is_even']}_"
        f"factorization_holds={factorization['factorization_holds']}_"
        f"is_scalar={factorization['factorization_holds']}_"
        f"num_den_pole={degree['deg_num_pole']}-{degree['deg_den_pole']}_"
        f"edge_rel_spread={degree['edge_rel_spread']:.3e}_"
        f"cross_rel_spread={degree['cross_rel_spread']:.3e}_"
        f"bridge_image={bridge['bridge_image']:.4f}_"
        f"K_star={K_STAR}_residual={bridge['residual']:.3e}_"
        f"envelope={bridge['envelope_abs']:.3e}_lands={bridge['lands_in_envelope']}_"
        f"decades_unaccounted={bridge['decades_unaccounted']:.4f}_"
        f"R_BZ_edge={R_BZ_EDGE}_decades_edge_to_Kstar={DECADES_EDGE_TO_KSTAR:.4f}_"
        f"deg_NOT_imported=deg_T_BZ_pivot_2.0_excluded_dedup_flag_iii"
    )
    audit_sha, content_sha = compute_dual_sha(SCRIPT_PATH, CANONICAL_CONSTANTS_PATH, pins)
    print(f"\n=== Step 7: dual-SHA ===")
    print(f"  audit_sha256   = {audit_sha}")
    print(f"  content_sha256 = {content_sha}")

    # --- Step 8: save npz + plot ---
    print("\n=== Step 8: save artifacts ===")
    np.savez(
        OUT_NPZ,
        gate_id=GATE_ID, scheme=SCHEME, convention=CONVENTION,
        L_max=L_MAX, L_max_scan=np.array(L_MAX_SCAN), L_ref=L_REF, s_edge=S_EDGE,
        k_grid=K_GRID,
        R_BZ_edge=R_BZ_EDGE, K_star=K_STAR, decades_edge_to_Kstar=DECADES_EDGE_TO_KSTAR,
        w_of_L=np.array([factorization["w_of_L"][L] for L in L_MAX_SCAN]),
        kappa_k=factorization["kappa_k"],
        shape_invariance_max=factorization["shape_invariance_max"],
        d2_invariance_max=factorization["d2_invariance_max"],
        shape_scalar=factorization["shape_scalar"],
        d2_scalar=factorization["d2_scalar"],
        factorization_holds=factorization["factorization_holds"],
        deg_extracted=degree["deg_extracted"], deg_extracted_int=degree["deg_extracted_int"],
        deg_is_integer=degree["deg_is_integer"], deg_is_even=degree["deg_is_even"],
        deg_num_pole=degree["deg_num_pole"], deg_den_pole=degree["deg_den_pole"],
        edge_ratio_per_L=np.array([degree["edge_ratio_per_L"][L] for L in L_MAX_SCAN]),
        cross_ratio_per_L=np.array([degree["cross_ratio_per_L"][L] for L in L_MAX_SCAN]),
        edge_rel_spread=degree["edge_rel_spread"], cross_rel_spread=degree["cross_rel_spread"],
        edge_survives=degree["edge_survives"], cross_survives=degree["cross_survives"],
        bridge_image=bridge["bridge_image"], K_star_target=bridge["K_star_target"],
        residual=bridge["residual"], envelope_alpha=bridge["envelope_alpha"],
        envelope_halfwidth=bridge["envelope_halfwidth"], envelope_abs=bridge["envelope_abs"],
        lands_in_envelope=bridge["lands_in_envelope"],
        decades_unaccounted=bridge["decades_unaccounted"],
        sage_parity_foreclosure=SAGE_PARITY_FORECLOSURE,
        deg_T_BZ_pivot_NOT_imported=2.0,  # recorded as the EXCLUDED value (anti-rescue audit trail)
        sign_verdict=sign_v, magnitude_verdict=mag_v, regime_verdict=reg_v,
        composite_verdict=composite,
        audit_sha256=audit_sha, content_sha256=content_sha,
        tau_fold=tau_fold, M_KK=M_KK, planck_ns=planck_ns,
    )
    print(f"  npz -> {OUT_NPZ.name}")
    make_plot(K_GRID, factorization, degree, bridge, composite)
    print(f"  png -> {OUT_PNG.name}")

    # --- Step 9: print verdict payload (agent calls emit_verdict) ---
    print_verdict_payload(composite, value, audit_sha, content_sha, sign_v, mag_v, reg_v)

    print(f"\n=== 4-tuple: (value-key, scheme={SCHEME}, convention={CONVENTION}, L_max={L_MAX}) ===")
    print(f"{GATE_ID}: {composite}")
    return 0


if __name__ == "__main__":
    sys.exit(main())
